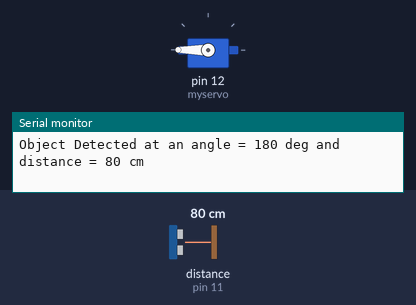
A sketch run on a simulated Arduino Uno, built with avr-gcc and run on an emulated ATmega328P. Shown: servo, the last lines printed to the serial monitor. Wiring (inferred from the names in the program): ultrasonic range finder: trigger pin 10; echo pin 11. Inputs (shaded band) come from the test bench; at power-on: distance to the obstacle (sensor on pin 11) 80 cm. The echo pulse lasts 58.3 µs per cm.

Above: at 3.1 s.
At 4.3 s:
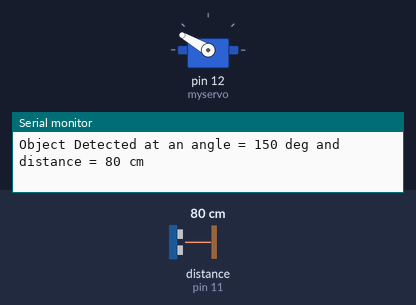
4.4 s: distance to the obstacle (sensor on pin 11) set to 250 cm
At 7.3 s:
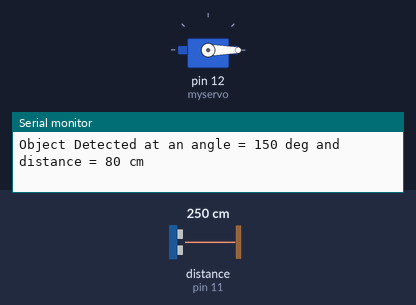
Timing chart, 0 to 12.0 s (numbered marks = the images above; inputs shaded):
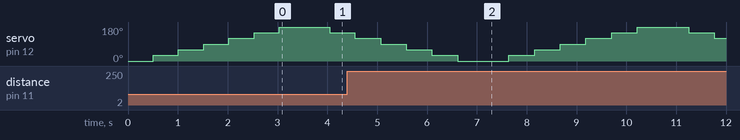

The sketch:

radar_arduino.ino
```cpp
// From http://www.engineersgarage.com/contribution/arduino-based-ultrasonic-radar

#include <Servo.h> // include header file for servo library

Servo myservo; // create instance of servo class

const int trigPin = 10; // declare UDM trigger pin
const int echoPin = 11; // declare UDM echo pin
int radar_angle = 0, actual_radar_angle;
void setup()
{
  Serial.begin(9600);             // initialize serial communication:
  pinMode(trigPin, OUTPUT); // trig pin as output
  pinMode(echoPin, INPUT); // echo pin as input
   myservo.attach(12);  // attach servo motor to pin 11
   myservo.write(90);   // rotate it to 90 deg first
}
void loop()
{
  long duration,distance_cm;
//increase radar angle from 0 to 180 deg in step of 30 deg
  for (radar_angle = 0; radar_angle <= 180; radar_angle += 30)
{
    myservo.write(radar_angle); // rotate motor
    digitalWrite(trigPin, LOW); // apply trig as 0-1-0
    delayMicroseconds(2);
    digitalWrite(trigPin, HIGH);
    delayMicroseconds(10); // for 10 us
    digitalWrite(trigPin, LOW);
    duration = pulseIn(echoPin, HIGH); // get the pulse duration
// calculate the distance
    distance_cm = microsecondsToCentimeters(duration);
if(distance_cm<200)
 {
         Serial.print("Object Detected at an angle = "); // print message
         actual_radar_angle = myservo.read(); // print motor actual angle
         Serial.print(actual_radar_angle);
         Serial.print(" deg and distance = ");
         Serial.print(distance_cm); // and object distance
         Serial.print(" cm");
         Serial.println();
      }
delay(500); // wait for half second
  }
// now rotate motor reverse and do same as above
for (radar_angle = 180; radar_angle >=0; radar_angle -= 30)
{
    myservo.write(radar_angle);
    digitalWrite(trigPin, LOW);
    delayMicroseconds(2);
    digitalWrite(trigPin, HIGH);
    delayMicroseconds(10);
    digitalWrite(trigPin, LOW);
    duration = pulseIn(echoPin, HIGH);
    distance_cm = microsecondsToCentimeters(duration);
    if(distance_cm<200)
    {
         Serial.print("Object Detected at an angle = ");
         actual_radar_angle = myservo.read();
         Serial.print(actual_radar_angle);
         Serial.print(" deg and distance = ");
         Serial.print(distance_cm);
         Serial.print(" cm");
         Serial.println();
      }
delay(500);
  }
}
long microsecondsToCentimeters(long microseconds)
{
  return microseconds / 58;
}
```
